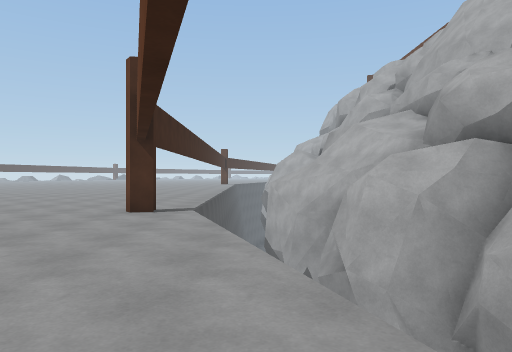
view 1 (above)

24 first-person views from a walk through a 3-D level made in the Unity game engine. The camera is 1.3 m above the floor, looks level and sees 70° across. The floor is counted in squares, 2 m on a side. Each view is taken from the middle of a square. On the plan, view 1 faces up. The plan holds only what a view shows up to about 11 squares ahead; the rest is blank. The place goes on beyond the plan. The player character is not drawn.

view 2
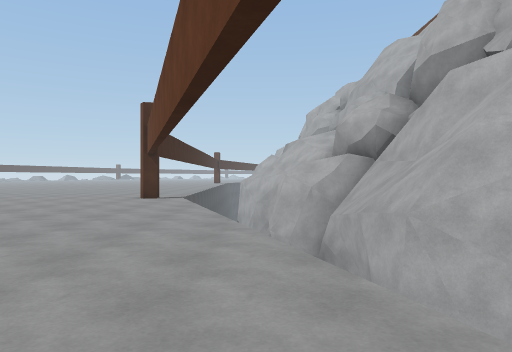

view 3
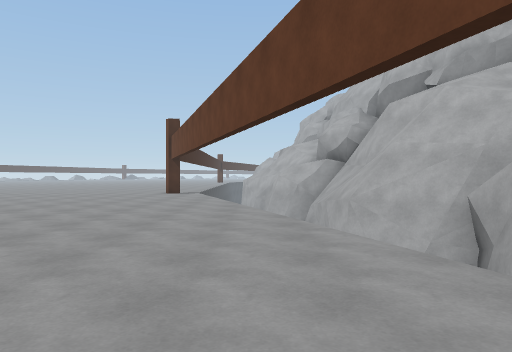

view 4
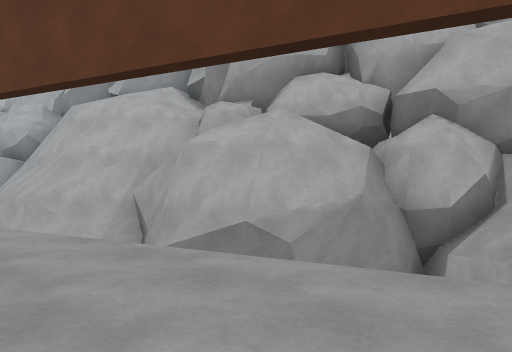

view 5
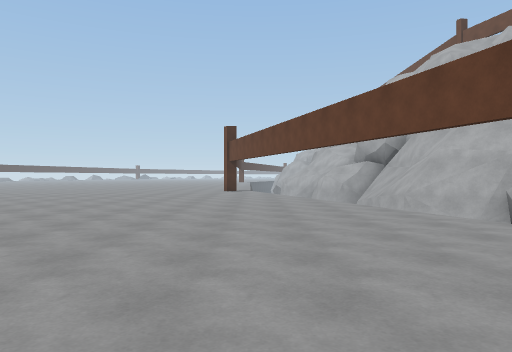

view 6
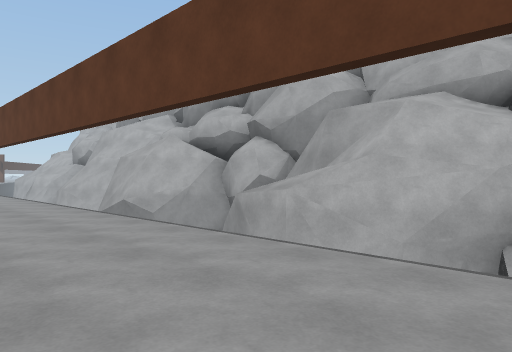

view 7
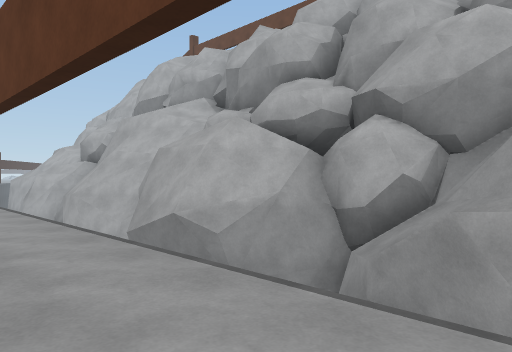

view 8
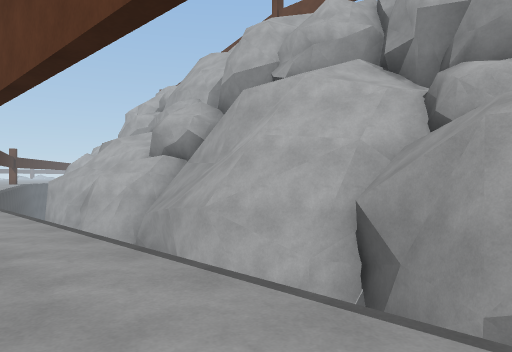

view 9
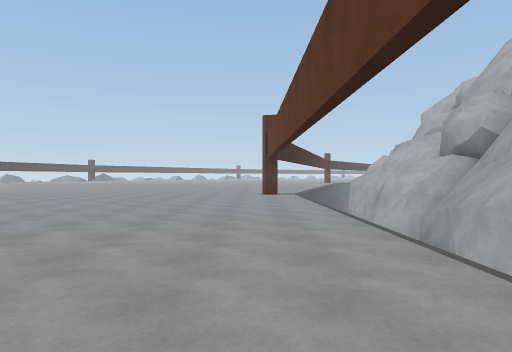

view 10
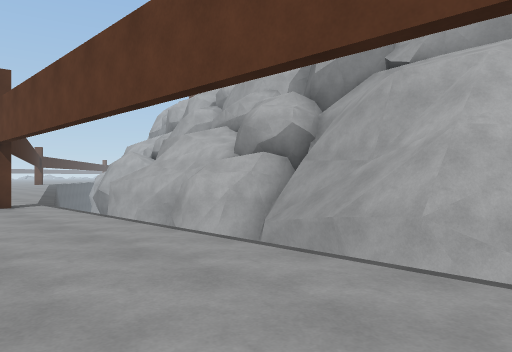

view 11
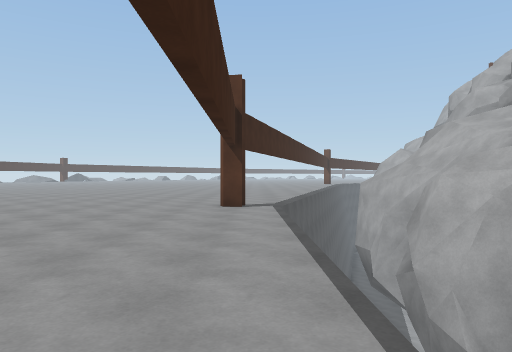

view 12
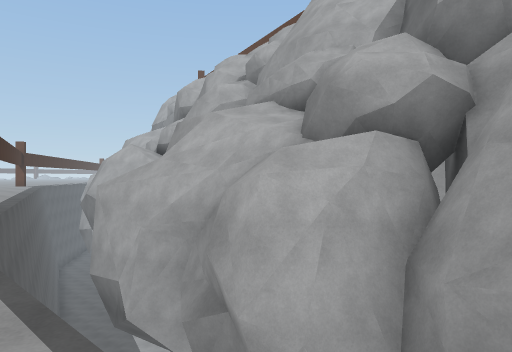

view 13
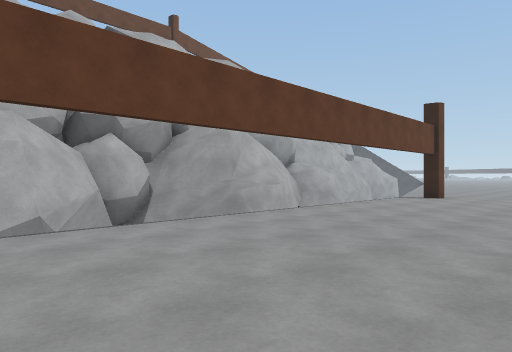

view 14
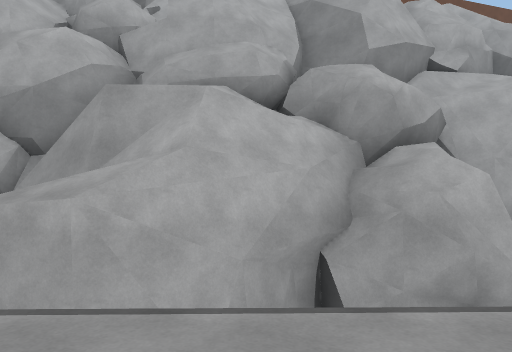

view 15
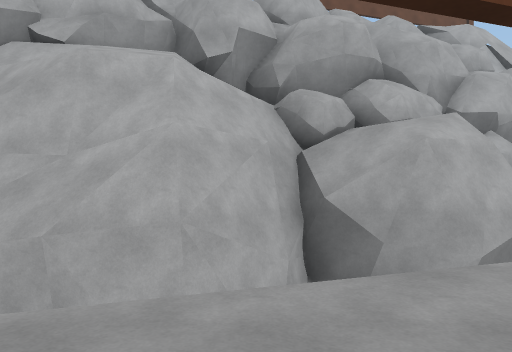

view 16
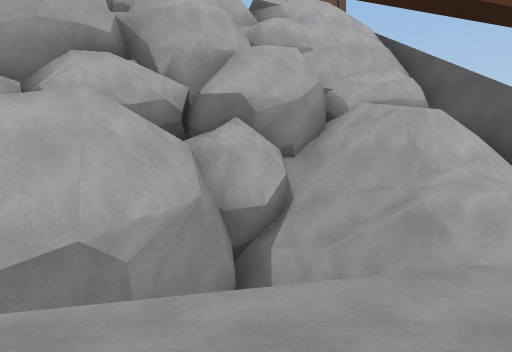

view 17
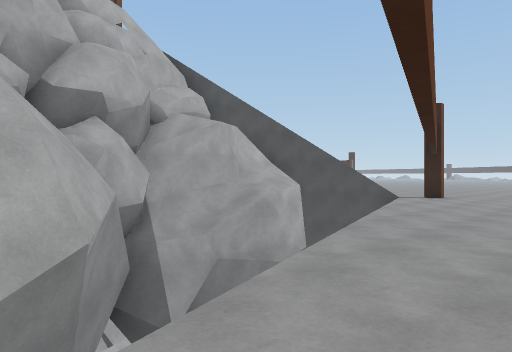

view 18
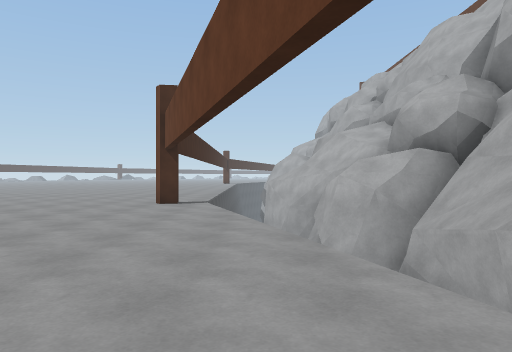

view 19
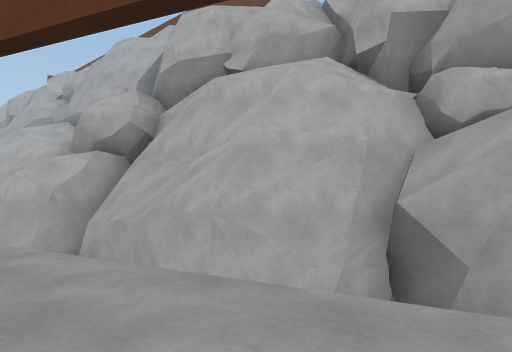

view 20
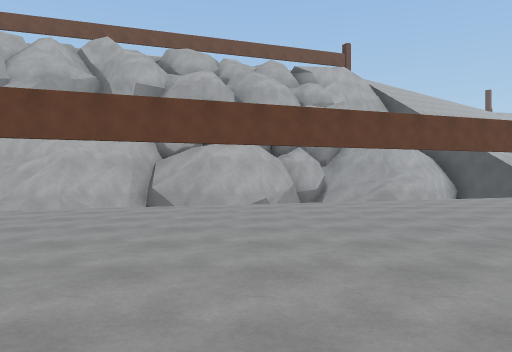

view 21
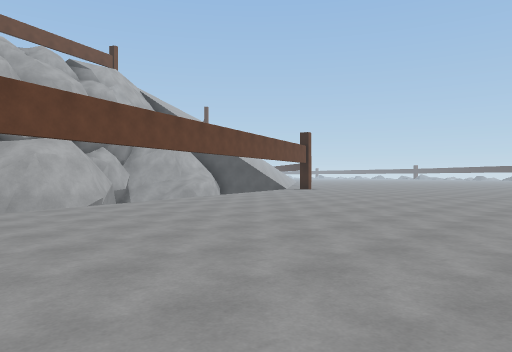

view 22
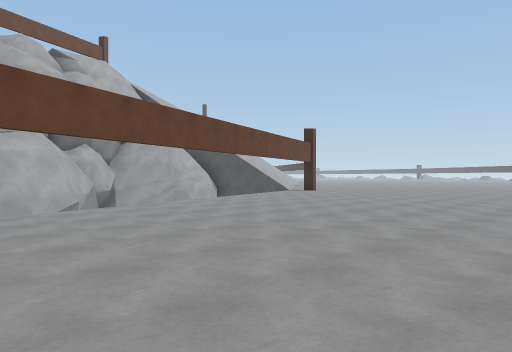

view 23
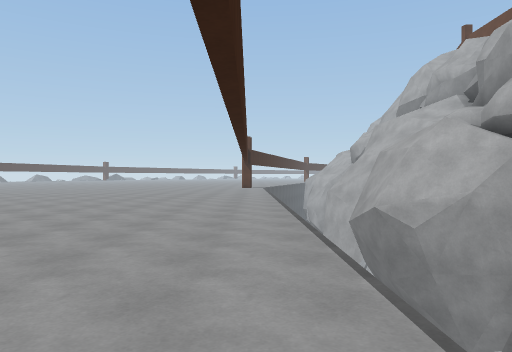

view 24
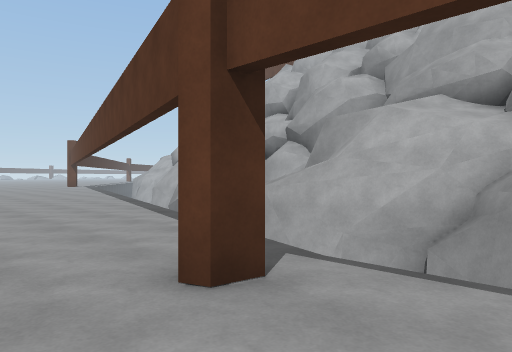

### Floor plan
Key: @ floor where view 1 was taken; # wall or solid block; x gap in a wall; . main floor; : floor 8.5 m higher than the main floor; + floor 8.75 m higher than the main floor; * floor 9.25 m higher than the main floor; % floor 9.5 m higher than the main floor; & floor 11.5 m higher than the main floor; $ floor 12 m higher than the main floor; = window, fence, low wall or low ledge; ^ raised ledge; v drop or lower ground.
Columns run from 6 left of view 1 to 12 right of it. Each row starts with its distance up from view 1.
 32 ......vvvv vv
 31 ...... vvvvv##
 30 .....v v# vv#
 29 ....#v v# vvv
 28 .....v v##vvv
 27 .....vv##vvvv
 26 .....v vxvvv
 25 .....v v#vvv
 24 .....v ^#vvv
 23 .....v ^#vvv#
 22 .....vv##vvvvv
 21 .....v ##vvvvv
 20 .....v v#vvv
 19 .....v vvvvv
 18 .....vv# vv v
 17 .....vv# vvvv
 16 .....vv##vvvv
 15 .....v vvvv%=
 14 .....v vvvv+#
 13  ....v ^^^vv#
 12  ....vv^^vvv#
 11 .....vv^#vvv#
 10 .....vv##vvv=
  9 .....v v#vvvv=
  8 .....v v##vvv#
  7 ....#v v^^vvv$
  6 ...... v#^vvv&
  5  .....vvvxvvvv
  4 ......v v^vvv##
  3 .......  ^vvv##v
  2 .......v ^#vvvv
  1 .......v ##vvvv
  0 ......@. v#vvvv##
 -1 ........v vvvvv##
 -2 ........v vvvv*=#
 -3 .........  #vvvvv
 -4 .........vv#vvv+=#
 -5  ........v vvvvv*#
 -6  .........  vvvvv##
 -7  .........v vvvvv##
 -8  .........v vvvvvvv
 -9   ......... vv#vv:v

Positions as (right, up) in squares from view 1, and headings:
1: (0, 0), facing up
2: (1, -4), facing up
3: (1, -7), facing up
4: (1, -8), facing up-right
5: (-1, -9), facing up
6: (-4, 7), facing up-right
7: (-3, 11), facing up-right
8: (-3, 17), facing up-right
9: (-3, 16), facing up
10: (-4, 20), facing up-right
11: (-2, 21), facing up
12: (-2, 24), facing up-right
13: (-6, 18), facing down-right
14: (-3, 9), facing right
15: (-1, 0), facing right
16: (1, -6), facing right
17: (1, -3), facing down-right
18: (0, -2), facing up
19: (0, -3), facing up-right
20: (-6, -4), facing right
21: (-6, 0), facing down-right
22: (-5, -1), facing down-right
23: (-2, 9), facing up
24: (-4, 27), facing up-right
